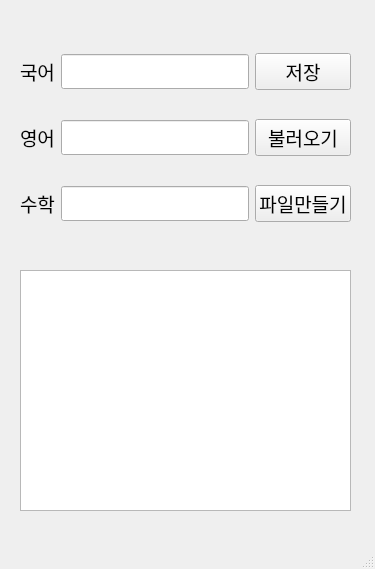
<?xml version="1.0" encoding="UTF-8"?>
<ui version="4.0">
 <class>MainWindow</class>
 <widget class="QMainWindow" name="MainWindow">
  <property name="geometry">
   <rect>
    <x>0</x>
    <y>0</y>
    <width>375</width>
    <height>569</height>
   </rect>
  </property>
  <property name="windowTitle">
   <string>MainWindow</string>
  </property>
  <widget class="QWidget" name="centralwidget">
   <widget class="QWidget" name="gridLayoutWidget">
    <property name="geometry">
     <rect>
      <x>20</x>
      <y>30</y>
      <width>331</width>
      <height>215</height>
     </rect>
    </property>
    <property name="font">
     <font>
      <family>경기천년제목 Medium</family>
      <pointsize>14</pointsize>
      <weight>50</weight>
      <bold>false</bold>
     </font>
    </property>
    <layout class="QGridLayout" name="gridLayout">
     <item row="2" column="1">
      <widget class="QLineEdit" name="engedit"/>
     </item>
     <item row="1" column="1">
      <widget class="QLineEdit" name="koredit"/>
     </item>
     <item row="3" column="1">
      <widget class="QLineEdit" name="mathedit"/>
     </item>
     <item row="3" column="2">
      <widget class="QPushButton" name="createbtn">
       <property name="font">
        <font>
         <family>경기천년제목 Medium</family>
         <pointsize>14</pointsize>
         <weight>50</weight>
         <bold>false</bold>
        </font>
       </property>
       <property name="text">
        <string>파일만들기</string>
       </property>
      </widget>
     </item>
     <item row="1" column="2">
      <widget class="QPushButton" name="savebtn">
       <property name="font">
        <font>
         <family>경기천년제목 Medium</family>
         <pointsize>14</pointsize>
         <weight>50</weight>
         <bold>false</bold>
        </font>
       </property>
       <property name="text">
        <string>저장</string>
       </property>
      </widget>
     </item>
     <item row="2" column="2">
      <widget class="QPushButton" name="loadbtn">
       <property name="font">
        <font>
         <family>경기천년제목 Medium</family>
         <pointsize>14</pointsize>
         <weight>50</weight>
         <bold>false</bold>
        </font>
       </property>
       <property name="text">
        <string>불러오기</string>
       </property>
      </widget>
     </item>
     <item row="1" column="0">
      <widget class="QLabel" name="label">
       <property name="font">
        <font>
         <family>경기천년제목 Medium</family>
         <pointsize>14</pointsize>
         <weight>50</weight>
         <bold>false</bold>
        </font>
       </property>
       <property name="text">
        <string>국어</string>
       </property>
      </widget>
     </item>
     <item row="3" column="0">
      <widget class="QLabel" name="label_2">
       <property name="font">
        <font>
         <family>경기천년제목 Medium</family>
         <pointsize>14</pointsize>
         <weight>50</weight>
         <bold>false</bold>
        </font>
       </property>
       <property name="text">
        <string>수학</string>
       </property>
      </widget>
     </item>
     <item row="2" column="0">
      <widget class="QLabel" name="label_3">
       <property name="font">
        <font>
         <family>경기천년제목 Medium</family>
         <pointsize>14</pointsize>
         <weight>50</weight>
         <bold>false</bold>
        </font>
       </property>
       <property name="text">
        <string>영어</string>
       </property>
      </widget>
     </item>
    </layout>
   </widget>
   <widget class="QTableWidget" name="tablew">
    <property name="geometry">
     <rect>
      <x>20</x>
      <y>270</y>
      <width>331</width>
      <height>241</height>
     </rect>
    </property>
   </widget>
  </widget>
  <widget class="QMenuBar" name="menubar">
   <property name="geometry">
    <rect>
     <x>0</x>
     <y>0</y>
     <width>375</width>
     <height>21</height>
    </rect>
   </property>
  </widget>
  <widget class="QStatusBar" name="statusbar"/>
 </widget>
 <tabstops>
  <tabstop>koredit</tabstop>
  <tabstop>savebtn</tabstop>
  <tabstop>engedit</tabstop>
  <tabstop>loadbtn</tabstop>
  <tabstop>mathedit</tabstop>
  <tabstop>createbtn</tabstop>
 </tabstops>
 <resources/>
 <connections/>
</ui>
